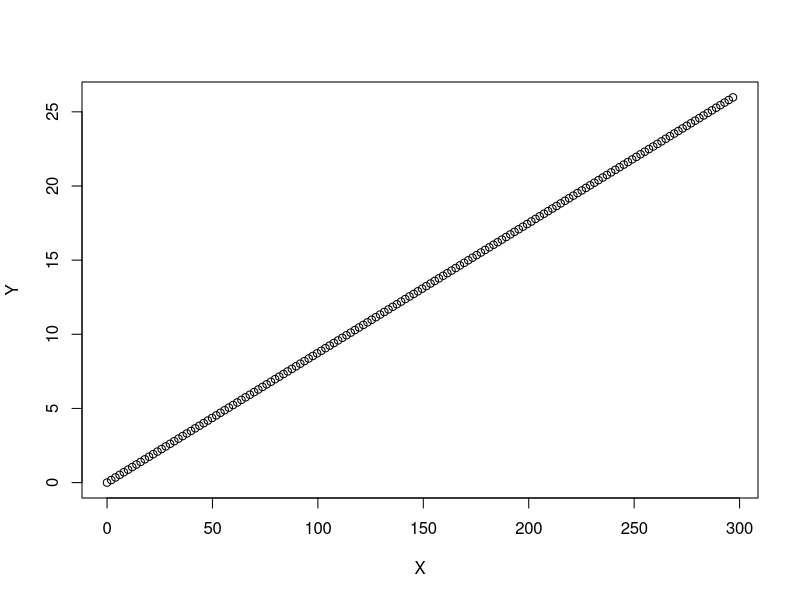

Reproduce this figure in R.
## ---- chunk 1
knitr::opts_chunk$set(echo = TRUE)
## ---- chunk 2
#### Initial State - starting position, heading angle, time step
startpos_x <- 0
startpos_y <- 0
heading_angle <- 5 # degrees of the heading offset
heading_angle <- heading_angle * pi /180 # converting to degrees
samples <- 5 # per second 
timestep <- 1 / samples
speed <- 10 # in metres per second

SimulationTime <- 30 # in seconds
TotalSamples <- SimulationTime * samples # number of samples allowed within the simulation time 


X <- numeric(TotalSamples) # x the rows length of number of samples
Y <- numeric(TotalSamples) # y the rows length of number of samples

#### Update loop

for (i in 1:TotalSamples) { # for index in length of total samples
    if (i > 1) { # if the index is more than 1
        X[i] = X[i-1] + # the index of the x vector of zeros is equal to the index minus 1 plus
        cos(heading_angle) * speed * timestep # the cosine of the heading angle mulitpled by speed multiplied by the timestep
        Y[i] = Y[i-1] + # the index of the y vector of zeros is equal to the index minus 1 plus
        sin(heading_angle) * speed * timestep # the sine of the heading angle mulitpled by speed multiplied by the timestep
    }
}

#### plotting 

 plot(X, Y)

 ### Dataframe and saving

x_y_coordinates <- data.frame(X, Y) # saving x and y coords in dataframe

View(x_y_coordinates) # view the new dataframe

write.csv(x_y_coordinates, file = "myTimeSteppingExampleData.csv") # writes dataframe to .csv file

